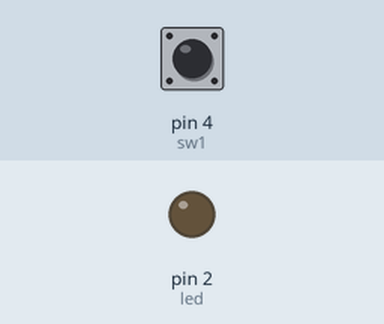
Simulated run of this sketch. Board: Arduino Uno, built with avr-gcc and run on an emulated ATmega328P. Shown: output pins drawn as LEDs (lit = HIGH). The test bench sets the inputs (shaded band); at power-on: pin 4 (sw1) HIGH.

Above: at 1.2 s.
1.3 s: pin 4 (sw1) pulled LOW for 0.15 s
At 1.37 s:
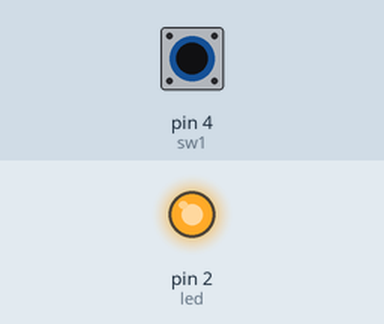
2.9 s: pin 4 (sw1) pulled LOW for 3.2 s
At 7.3 s:
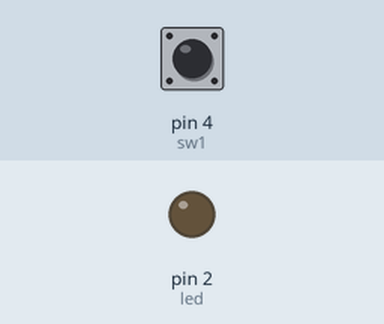
Timing chart, 0 to 8.8 s (numbered marks = the images above; inputs shaded):
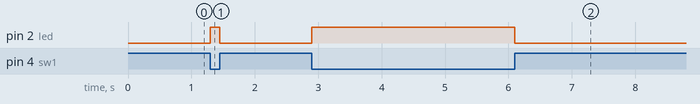

Measured:
- after the input at 1.3 s, pin 2 (led): LOW → HIGH at once, → LOW 0.15 s later
- after the input at 2.9 s, pin 2 (led): LOW → HIGH at once, → LOW 3.2 s later

The sketch:

switch.ino
```cpp
#define led 2
#define sw1 4

void setup() {
  // put your setup code here, to run once:
  pinMode(led, OUTPUT);
  pinMode(sw1, INPUT);
}

void loop() {
  // put your main code here, to run repeatedly:
  int sw1_status;
  sw1_status = digitalRead(sw1);
  if (sw1_status==LOW) {
    digitalWrite(led, HIGH);
  }
    else {
      digitalWrite(led, LOW);
    }
}
```
